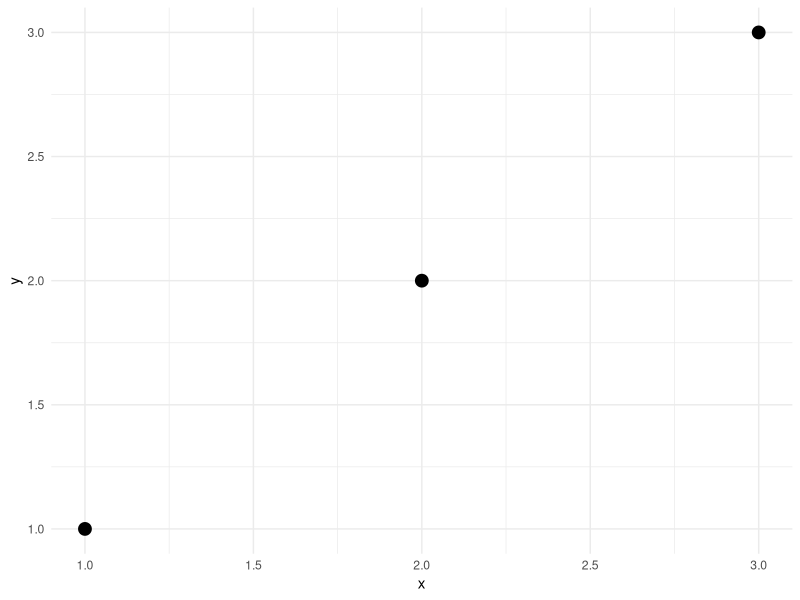
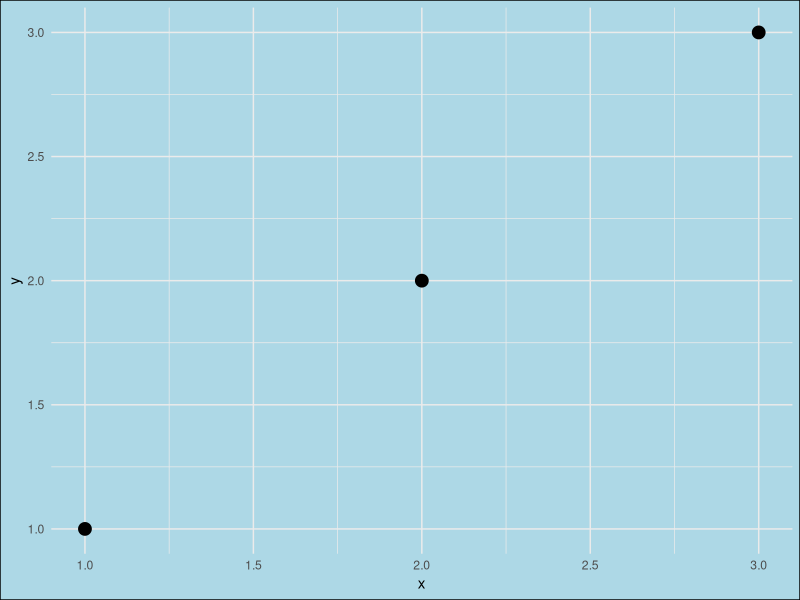
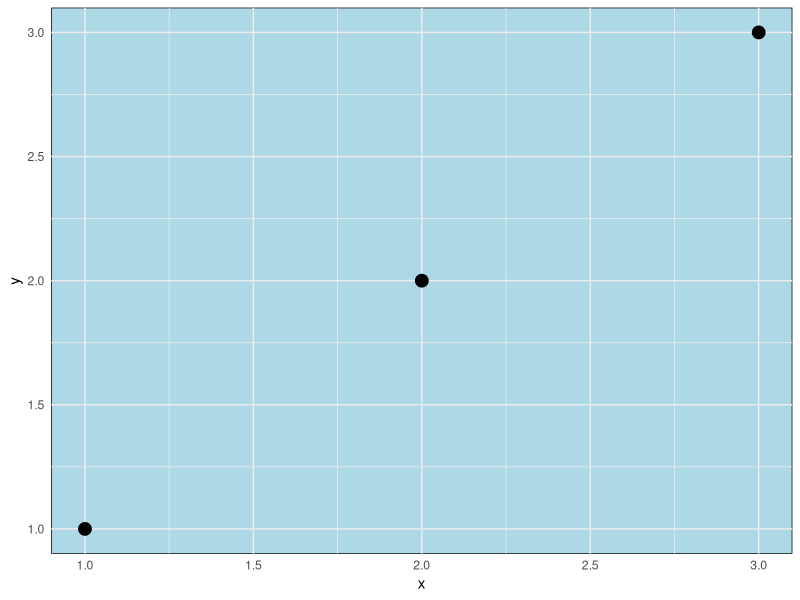
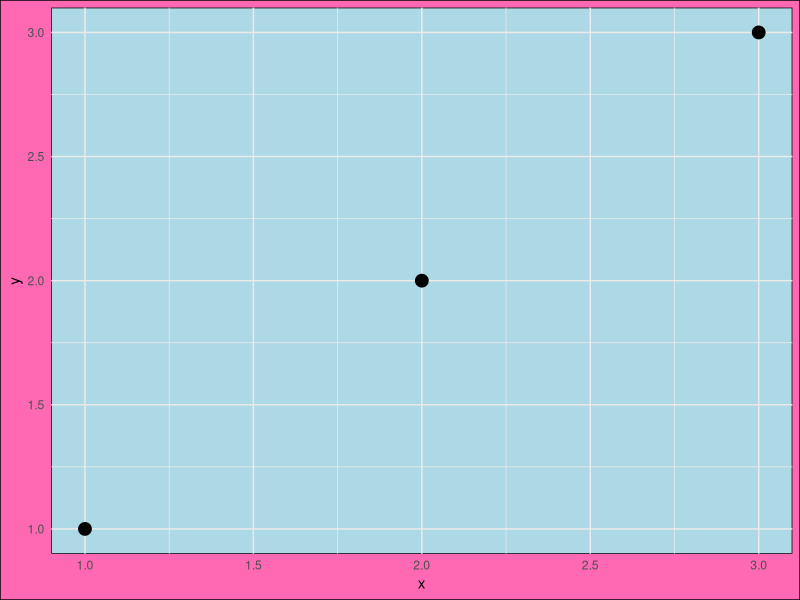
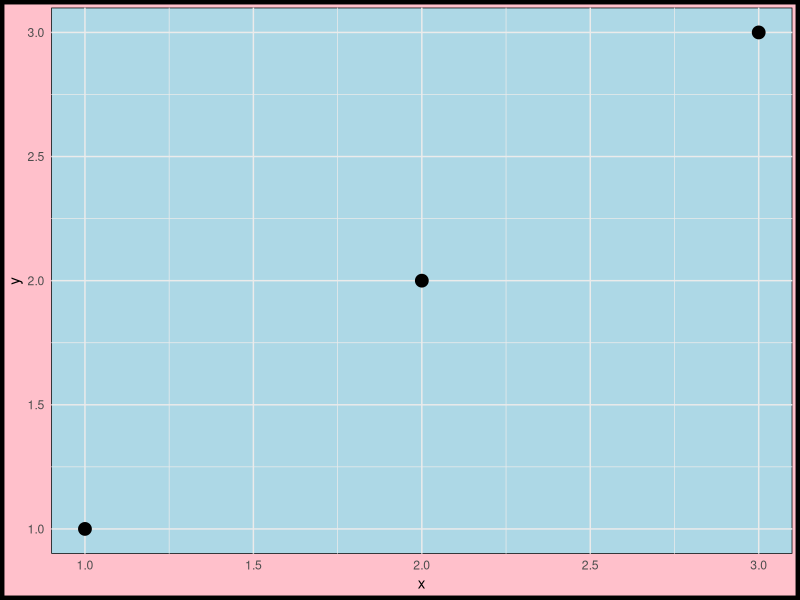
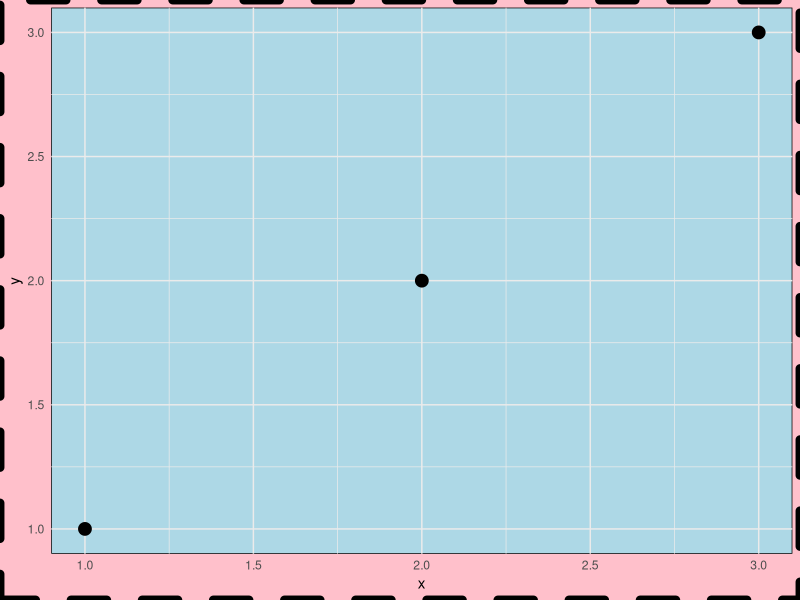
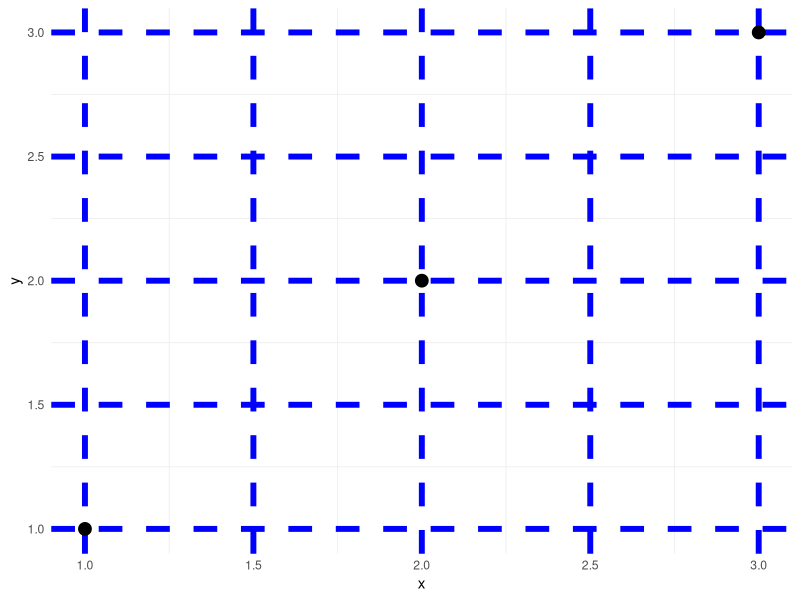
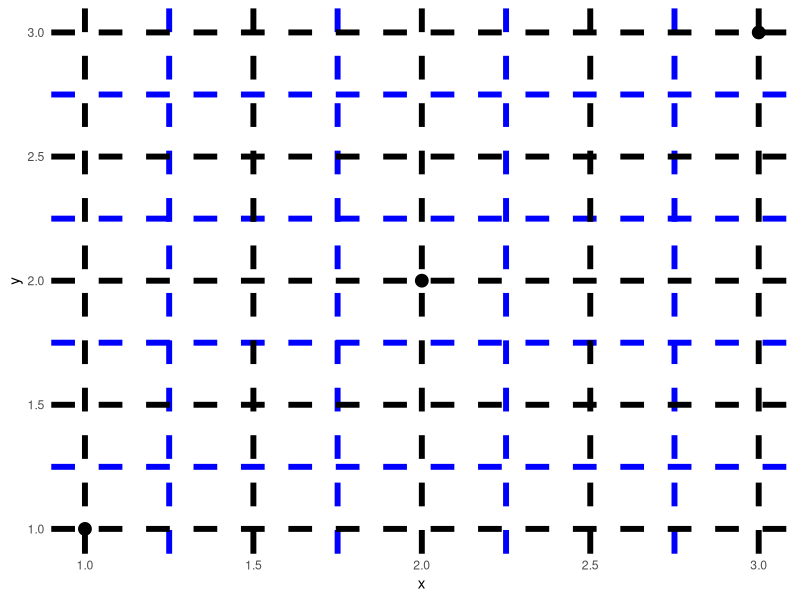

Here is the R script that generated these plots, in order: (Note: this script raises an error after producing the figures.)
## ---- chunk 1
#| label = "setup"
library(ggplot2)
library(dplyr)

## ---- chunk 2

df = data.frame(x = 1:3,
                 y = 1:3, 
                 z = LETTERS[1:3])

base = ggplot(df, aes(x, y)) +
  geom_point(size = 4) +
  theme_minimal()

print(base)

## ---- chunk 3
#| eval = FALSE,
#| echo = TRUE

# Don't run this code

element_rect(fill = NULL, 
             color = NULL, 
             linewidth = NULL, 
             linetype = NULL,
             inherit.blank = FALSE)

## ---- chunk 4
#| echo = TRUE
base + theme(plot.background = element_rect(fill = "lightblue"))
## ---- chunk 5
#| echo = TRUE

base + theme(panel.background = element_rect(fill = "lightblue"))
## ---- chunk 6
#| echo = TRUE
base + theme(plot.background = element_rect(fill = "hotpink"),
             panel.background = element_rect(fill = "lightblue"))
## ---- chunk 7
#| echo = TRUE
base + theme(plot.background = element_rect(fill = "pink", 
                                            color = "black", 
                                            linewidth = 3)) +
  theme(panel.background = element_rect(fill = "lightblue"))
## ---- chunk 8
#| echo = TRUE
base + theme(plot.background = element_rect(fill = "pink", 
                                            color = "black", 
                                            linewidth = 3, 
                                            linetype = "dashed")) +
  theme(panel.background = element_rect(fill = "lightblue"))
## ---- chunk 9
#| echo = TRUE
base + theme(panel.grid.major = element_line(color = "blue", 
                                             linewidth = 2, 
                                             linetype = "dashed"))

## ---- chunk 10
#| echo = TRUE
base + theme(panel.grid.minor = element_line(color = "blue", 
                                             linewidth = 2, 
                                             linetype = "dashed")) +
  theme(panel.grid.major = element_line(color = "black", 
                                             linewidth = 2, 
                                             linetype = "dashed"))

## ---- chunk 11
#| echo = TRUE

base + theme(aspect.ratio = 0.75)

## ---- chunk 12
#| eval = FALSE,
#| echo = TRUE

#vjust is 
# angle is angle of text on x axis. 
# 
element_text(family = NULL, face = NULL, colour = NULL, linewidth = NULL,
  hjust = NULL, vjust = NULL, angle = NULL, lineheight = NULL,
  color = NULL, margin = NULL, debug = NULL, inherit.blank = FALSE)


element_line(colour = NULL, linewidth = NULL, linetype = NULL,
  lineend = NULL, color = NULL, arrow = NULL, inherit.blank = FALSE)

# where arrow describes the arrow head with the function arrow() with the following syntax

arrow(angle = 30, length = unit(0.25, "inches"),
      ends = "last", type = "open")
## ---- chunk 13
#| echo = TRUE
base + theme(axis.line = element_line(arrow = arrow(angle = 20, 
                                                    length = unit(.15, "inches"),
                                                    type = "closed")))
## ---- chunk 14
#| echo = TRUE
base + theme(axis.ticks = element_line(color = "red"),
             axis.ticks.length = unit(10, units = "pt"),
             axis.text = element_text(face = "bold", 
                                      size = 12, 
                                      angle = 30))

base + theme(axis.ticks = element_line(color = "red"),
             axis.ticks.length = unit(10, units = "pt"),
             axis.text = element_text(face = "bold", 
                                      size = 12, 
                                      angle = 30,
                                      hjust = 0))
## ---- chunk 15
#| echo = TRUE
base + geom_point(aes(color = z), size = 4) +
  theme(legend.key = element_blank(),
        legend.background = element_blank(),
        legend.title.align = 1,
        legend.position = c(0.1, 0.5))
## ---- chunk 16
#| echo = TRUE
p1 = base + geom_point(aes(color = z), size = 4) +
  scale_color_manual(values = c("red", "blue", "hotpink")) +
  theme(legend.key = element_rect(fill = "gray70"),
        legend.background = element_rect(fill = "gray90", color = "white"),
        legend.title.align = 1,
        legend.position = c(0.9, 0.5))
## ---- chunk 17
#| eval = FALSE,
#| echo = TRUE

# vector graphics
ggsave("plot01_2023-09-26.svg")
ggsave("plot01_2023-09-26.pdf", plot = p1,
       width = 11.5, 
       height = 8.5,
       dpi = 600)

# raster graphics 
ggsave("plot01_2023-09-26.png", plot = p1,
       width = 11.5, 
       height = 8.5,
       dpi = 600,
       
       #important for mac users.
       bg = "white")


